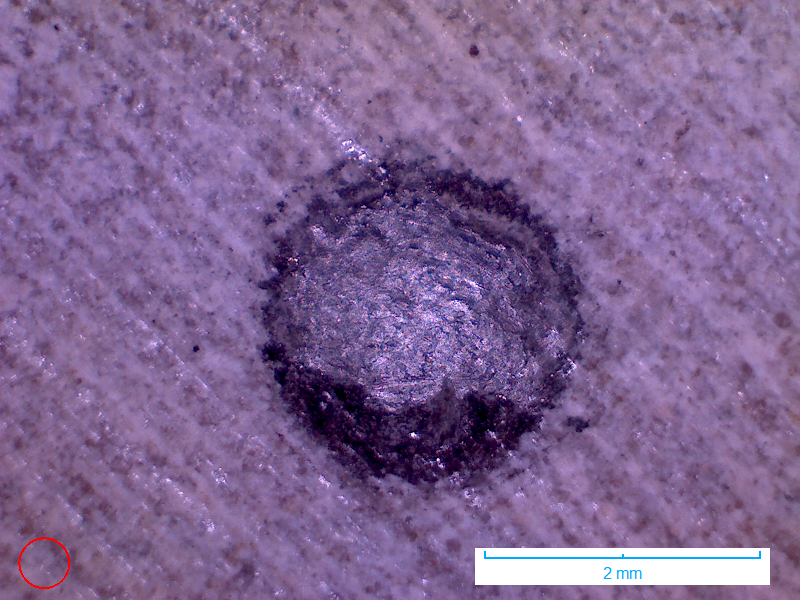
#> input picture input_example.png, 800 x 600 px
$ python -i detectMark.py   (imports and definitions only)
#> lines starting #> are read from the running program, lines starting #| are printed output that depends on the picture; after the words box and inside, x2 and y2 are one past the last pixel; in counts of white or black regions, pixels touching at a corner belong together
#> further down, picture is the input picture: shape (600, 800, 3); mean B, G, R 145.3, 100, 127
import cv2
import numpy as np
import math

# Function to show image
# [9 lines left out: function viewImage, not called in this run]

# Function to find contours
def findContours(image):

    gray = cv2.cvtColor(image, cv2.COLOR_BGR2HSV)
#> gray: shape (600, 800, 3); mean H, S, V 135.5, 86.2, 145.6
    gray = cv2.cvtColor(gray, cv2.COLOR_HSV2RGB)
    gray = cv2.cvtColor(gray, cv2.COLOR_RGB2GRAY)
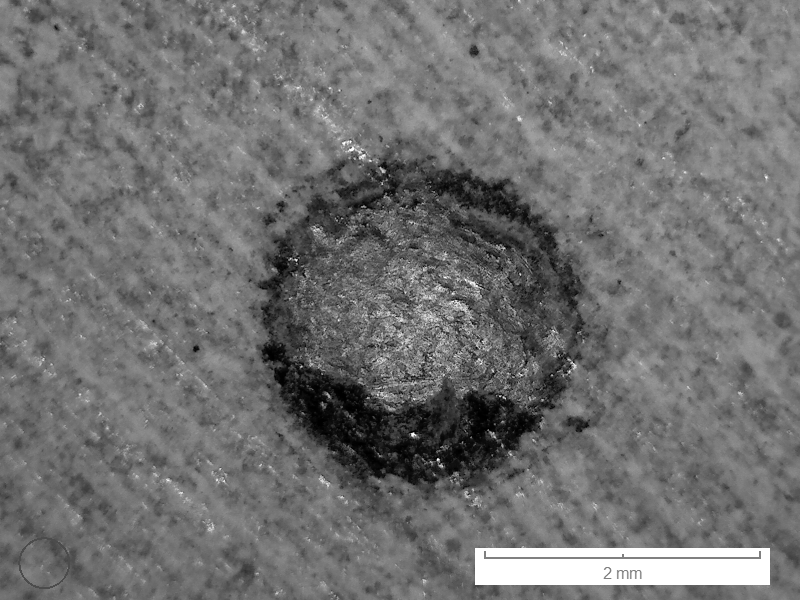
#> gray: shape (600, 800); min 0, max 255, mean 112.8

    ret, threshold = cv2.threshold(gray, 90, 255, 0)
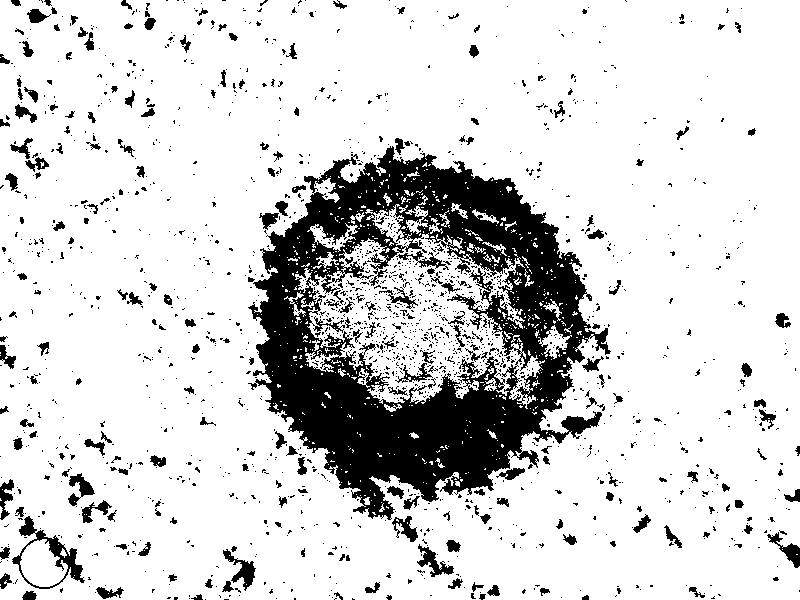
#> threshold: shape (600, 800); 83.4% white; 1794 black regions (1564 under 20 px)
    # viewImage(threshold) ## 1

    contours, hierarchy = cv2.findContours(threshold, cv2.RETR_TREE, cv2.CHAIN_APPROX_SIMPLE)
#> contours = 3207 contours, 2871 with area under 20; largest, box (x1, y1, x2, y2) and area: (0, 0, 800, 600) 476534, (247, 145, 612, 521) 87910, (295, 204, 545, 409) 23280, (11, 529, 86, 590) 2608, (20, 539, 68, 587) 1428
    cv2.drawContours(image, contours, -1, (0, 0, 255), 3)
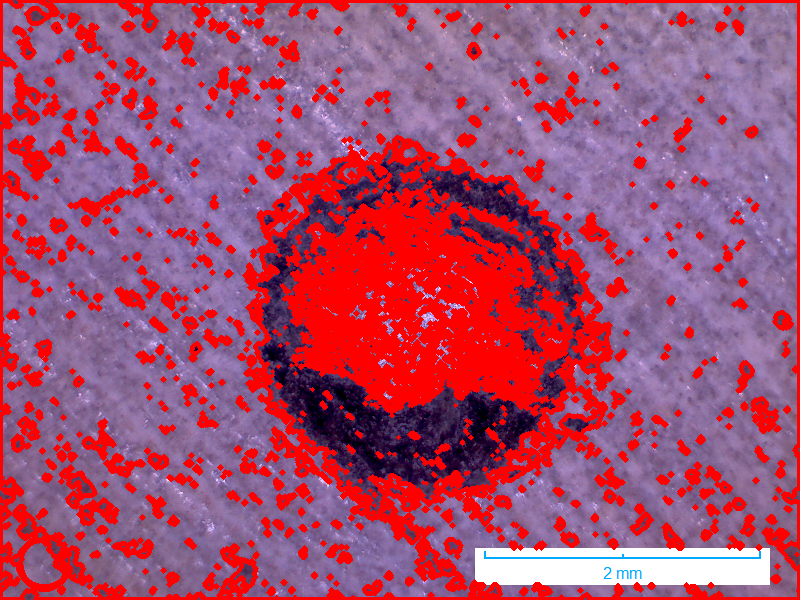
#> image: shape (600, 800, 3); mean B, G, R 110.3, 77.4, 164.6
    # viewImage(image) ## 2

    # Return all contours
    return contours, threshold

# Function to find required area
# [131 lines left out: functions findGreatesContour, checkRound, detect, not called in this run]

>>> import cv2
>>> picture = cv2.imread('input_example.png')
>>> result = findContours(picture)
